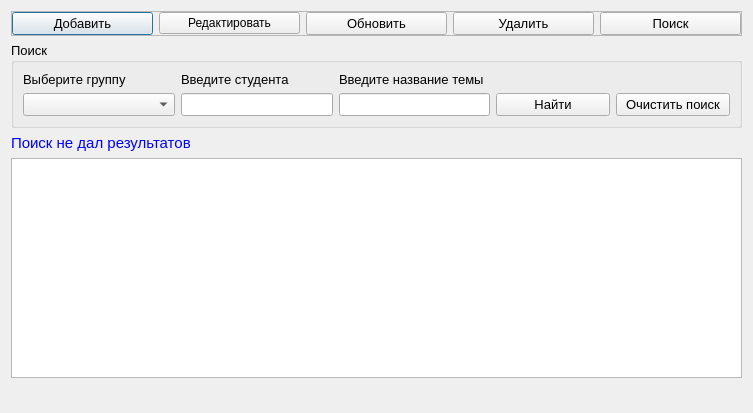
<?xml version="1.0" encoding="UTF-8"?>
<ui version="4.0">
 <class>Konf_sem</class>
 <widget class="QDialog" name="Konf_sem">
  <property name="geometry">
   <rect>
    <x>0</x>
    <y>0</y>
    <width>753</width>
    <height>413</height>
   </rect>
  </property>
  <property name="windowTitle">
   <string>Конференции и семинары</string>
  </property>
  <layout class="QGridLayout" name="gridLayout_3">
   <item row="0" column="0">
    <widget class="QFrame" name="frame">
     <property name="frameShape">
      <enum>QFrame::StyledPanel</enum>
     </property>
     <property name="frameShadow">
      <enum>QFrame::Raised</enum>
     </property>
     <layout class="QGridLayout" name="gridLayout_2">
      <property name="leftMargin">
       <number>0</number>
      </property>
      <property name="topMargin">
       <number>0</number>
      </property>
      <property name="rightMargin">
       <number>0</number>
      </property>
      <property name="bottomMargin">
       <number>0</number>
      </property>
      <property name="verticalSpacing">
       <number>6</number>
      </property>
      <item row="0" column="0">
       <widget class="QPushButton" name="pushButton_add">
        <property name="font">
         <font>
          <pointsize>10</pointsize>
         </font>
        </property>
        <property name="text">
         <string>Добавить</string>
        </property>
        <property name="icon">
         <iconset resource="resourses.qrc">
          <normaloff>:/img/img/add.png</normaloff>:/img/img/add.png</iconset>
        </property>
       </widget>
      </item>
      <item row="0" column="2">
       <widget class="QPushButton" name="pushButton_update">
        <property name="font">
         <font>
          <pointsize>10</pointsize>
         </font>
        </property>
        <property name="text">
         <string>Обновить</string>
        </property>
        <property name="icon">
         <iconset resource="resourses.qrc">
          <normaloff>:/img/img/refresh.png</normaloff>:/img/img/refresh.png</iconset>
        </property>
       </widget>
      </item>
      <item row="0" column="3">
       <widget class="QPushButton" name="pushButton_del">
        <property name="font">
         <font>
          <pointsize>10</pointsize>
         </font>
        </property>
        <property name="text">
         <string>Удалить</string>
        </property>
        <property name="icon">
         <iconset resource="resourses.qrc">
          <normaloff>:/img/img/delete.png</normaloff>:/img/img/delete.png</iconset>
        </property>
       </widget>
      </item>
      <item row="0" column="4">
       <widget class="QPushButton" name="pushButton_search">
        <property name="font">
         <font>
          <pointsize>10</pointsize>
         </font>
        </property>
        <property name="text">
         <string>Поиск</string>
        </property>
        <property name="icon">
         <iconset resource="resourses.qrc">
          <normaloff>:/img/img/find.png</normaloff>:/img/img/find.png</iconset>
        </property>
       </widget>
      </item>
      <item row="0" column="1">
       <widget class="QPushButton" name="pushButton_edit">
        <property name="text">
         <string>Редактировать</string>
        </property>
        <property name="icon">
         <iconset resource="resourses.qrc">
          <normaloff>:/img/img/edit.png</normaloff>:/img/img/edit.png</iconset>
        </property>
       </widget>
      </item>
     </layout>
    </widget>
   </item>
   <item row="1" column="0">
    <widget class="QGroupBox" name="groupBox_search">
     <property name="font">
      <font>
       <pointsize>10</pointsize>
      </font>
     </property>
     <property name="title">
      <string>Поиск</string>
     </property>
     <layout class="QGridLayout" name="gridLayout" columnstretch="4,4,4,3,3">
      <property name="leftMargin">
       <number>9</number>
      </property>
      <property name="topMargin">
       <number>9</number>
      </property>
      <property name="rightMargin">
       <number>9</number>
      </property>
      <property name="bottomMargin">
       <number>9</number>
      </property>
      <property name="verticalSpacing">
       <number>6</number>
      </property>
      <item row="1" column="4">
       <widget class="QPushButton" name="pushButton_clear">
        <property name="font">
         <font>
          <pointsize>10</pointsize>
         </font>
        </property>
        <property name="text">
         <string>Очистить поиск</string>
        </property>
        <property name="icon">
         <iconset resource="resourses.qrc">
          <normaloff>:/img/img/clear.png</normaloff>:/img/img/clear.png</iconset>
        </property>
       </widget>
      </item>
      <item row="0" column="1">
       <widget class="QLabel" name="label">
        <property name="font">
         <font>
          <pointsize>10</pointsize>
         </font>
        </property>
        <property name="text">
         <string>Введите студента</string>
        </property>
       </widget>
      </item>
      <item row="0" column="2">
       <widget class="QLabel" name="label_2">
        <property name="font">
         <font>
          <pointsize>10</pointsize>
         </font>
        </property>
        <property name="text">
         <string>Введите название темы</string>
        </property>
       </widget>
      </item>
      <item row="1" column="3">
       <widget class="QPushButton" name="pushButton_find">
        <property name="font">
         <font>
          <pointsize>10</pointsize>
         </font>
        </property>
        <property name="text">
         <string>Найти</string>
        </property>
        <property name="icon">
         <iconset resource="resourses.qrc">
          <normaloff>:/img/img/findOk.png</normaloff>:/img/img/findOk.png</iconset>
        </property>
       </widget>
      </item>
      <item row="1" column="2">
       <widget class="QLineEdit" name="lineEdit_tema">
        <property name="font">
         <font>
          <pointsize>10</pointsize>
         </font>
        </property>
        <property name="clearButtonEnabled">
         <bool>true</bool>
        </property>
       </widget>
      </item>
      <item row="1" column="1">
       <widget class="QLineEdit" name="lineEdit_student">
        <property name="clearButtonEnabled">
         <bool>true</bool>
        </property>
       </widget>
      </item>
      <item row="1" column="0">
       <widget class="QComboBox" name="comboBox_gruppa"/>
      </item>
      <item row="0" column="0">
       <widget class="QLabel" name="label_3">
        <property name="text">
         <string>Выберите группу</string>
        </property>
       </widget>
      </item>
     </layout>
    </widget>
   </item>
   <item row="2" column="0">
    <widget class="QLabel" name="label_result">
     <property name="maximumSize">
      <size>
       <width>16777215</width>
       <height>20</height>
      </size>
     </property>
     <property name="font">
      <font>
       <pointsize>11</pointsize>
      </font>
     </property>
     <property name="styleSheet">
      <string notr="true">color:rgb(0, 0, 255)</string>
     </property>
     <property name="text">
      <string>Поиск не дал результатов</string>
     </property>
    </widget>
   </item>
   <item row="3" column="0">
    <widget class="QTableView" name="tableView">
     <property name="font">
      <font>
       <pointsize>10</pointsize>
      </font>
     </property>
     <property name="contextMenuPolicy">
      <enum>Qt::ActionsContextMenu</enum>
     </property>
     <property name="alternatingRowColors">
      <bool>true</bool>
     </property>
     <property name="selectionMode">
      <enum>QAbstractItemView::SingleSelection</enum>
     </property>
     <property name="selectionBehavior">
      <enum>QAbstractItemView::SelectRows</enum>
     </property>
    </widget>
   </item>
   <item row="4" column="0">
    <widget class="QLabel" name="label_naideno_2">
     <property name="font">
      <font>
       <pointsize>12</pointsize>
      </font>
     </property>
     <property name="styleSheet">
      <string notr="true">color:rgb(85, 0, 255)</string>
     </property>
     <property name="text">
      <string/>
     </property>
    </widget>
   </item>
  </layout>
  <widget class="QLabel" name="label_naideno">
   <property name="geometry">
    <rect>
     <x>380</x>
     <y>243</y>
     <width>16</width>
     <height>19</height>
    </rect>
   </property>
   <property name="font">
    <font>
     <pointsize>12</pointsize>
    </font>
   </property>
   <property name="styleSheet">
    <string notr="true">color:rgb(85, 0, 255)</string>
   </property>
   <property name="text">
    <string/>
   </property>
  </widget>
  <action name="actionEdit">
   <property name="icon">
    <iconset resource="resourses.qrc">
     <normaloff>:/img/img/edit.png</normaloff>:/img/img/edit.png</iconset>
   </property>
   <property name="text">
    <string>Редактировать выбранную запись</string>
   </property>
  </action>
  <action name="actionDelete">
   <property name="icon">
    <iconset resource="resourses.qrc">
     <normaloff>:/img/img/delete.png</normaloff>:/img/img/delete.png</iconset>
   </property>
   <property name="text">
    <string>Удалить выбранную запись</string>
   </property>
  </action>
 </widget>
 <resources>
  <include location="resourses.qrc"/>
 </resources>
 <connections/>
</ui>
